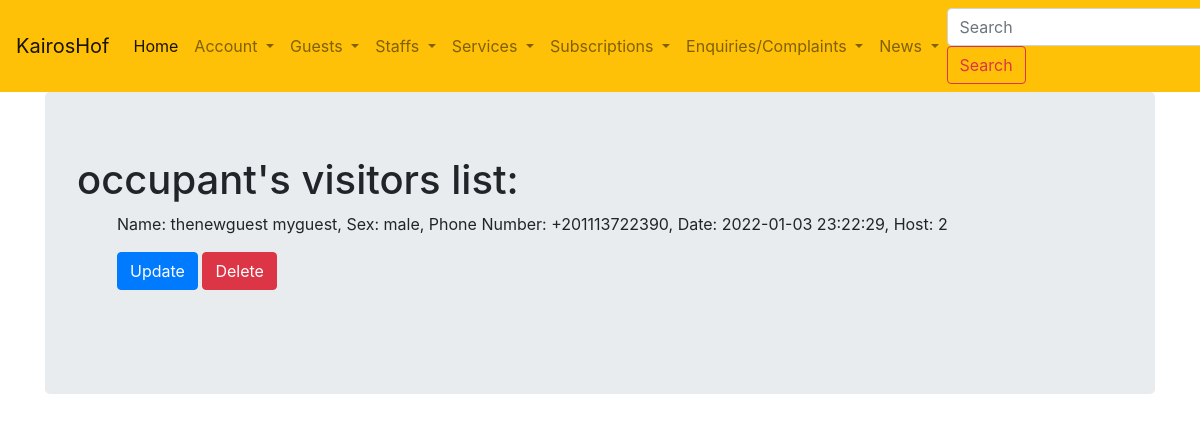
Page /guestlist (signed in) on the committed database.
### estate_management/usermodels.py (models this page shows, shortened)
class User(db.Model, UserMixin):
    __tablename__ = 'users'
    __table_args__ =  (db.UniqueConstraint('username'),db.UniqueConstraint('telephone'), db.PrimaryKeyConstraint('id'),)
    id = db.Column(db.Integer, primary_key=True)
    profile_image = db.Column(db.String(20), nullable=False, default='no_image.png')
    firstname = db.Column(db.String, nullable=False)
    lastname = db.Column(db.String, nullable=False)
    dateofbirth = db.Column(db.DateTime, nullable=False)
    username = db.Column(db.String, nullable=False, unique=True)
    password_hash = db.Column(db.String, nullable=False)
    streetname = db.Column(db.Text, nullable=False, default=None)
    housenumber = db.Column(db.String, nullable=False, default=None)
    flatnumber = db.Column(db.String, nullable=True, default=None)
    gender = db.Column(db.String, nullable=False)
    telephone = db.Column(db.Text, nullable=False, unique=True)
    registration_date = db.Column(db.DateTime(), nullable=False, default=datetime.now())
    estate = db.Column(db.Integer, db.ForeignKey('estates.id'))
    role = db.Column(db.Integer, db.ForeignKey('roles.id'))
    guests = db.relationship('Guest', backref='host', lazy='dynamic')
    staffs = db.relationship('Staff', backref='boss', lazy='dynamic')
    services = db.relationship('Service', backref='requester', lazy='dynamic')
    enquiries = db.relationship('Enquiry', backref='asker', lazy='dynamic')
    subscriptions = db.relationship('Subscription', backref='subscriber', lazy='dynamic')
    news = db.relationship('Publication', back_populates='users')
    """
    def validate_phone(self, data):
        '''Regular verification of mobile phone number'''
        phone = telephone.data
        if not re.search(r'^234\d{10}$', phone):
            raise ValidationError('Mobile phone number format is incorrect')
    """
    def format(self):
        return {
        'firstname': self.firstname,
        'lastname': self.lastname,
        'dateofbirth': self.dateofbirth,
        'username': self.username,
        'streetname': self.streetname,
        'housenumber': self.housenumber,
        'flatnumber': self.flatnumber,
        'gender': self.gender,
        'telephone': self.telephone,
        'role': self.role
        }

class Guest(db.Model):
    __tablename__ = 'guests'
    id = db.Column(db.Integer, primary_key=True)
    user_id = db.Column(db.Integer, db.ForeignKey('users.id'))
    visit_date = db.Column(db.DateTime, default=datetime.utcnow)
    firstname = db.Column(db.String, nullable=False)
    lastname = db.Column(db.String, nullable=False)
    gender = db.Column(db.String, nullable=False)
    telephone = db.Column(db.Text, nullable=False)
    guest_code = db.Column(db.String, nullable=False)
    approved = db.Column(db.Boolean,nullable=False, default=False)
    notification_sent = db.Column(db.Boolean,nullable=False, default=False)
    def __repr__(self):
        return f"Name: {self.firstname} {self.lastname}, Sex: {self.gender}, Phone Number: {self.telephone}, Date: {self.visit_date}, Host: {self.user_id}"

### estate_management/core/userviews.py (the view)
@core.route('/guestlist')
@login_required
def guestlist():
    user_id = request.args.get('id')
    guests = Guest.query.filter_by(user_id=current_user.id).all()
    return render_template('guestlist.html', guests=guests)

### estate_management/usermodels.py (called while the page is built)
@login_manager.user_loader
def load_user(user_id):
    return User.query.get(user_id)

### estate_management/templates/guestlist.html (shortened to what this page needs)
{% extends "layout.html" %}
{% block content %}
<div class="jumbotron">
  <h1>{{current_user.username}}'s visitors list:</h1>
  <ul>
    {% for guest in guests %}
      <p>{{guest}}</p>
      <div>
        <a class="btn btn-primary" href="{{ url_for('core.updateGuest', guest_id=guest.id) }}">Update</a>
        <button type="button" class="btn btn-danger" data-toggle="modal" data-target="#del_modal">Delete</button>
        <br>
        <br>
      </div>
    {% endfor %}
  </ul>
</div>
{% endblock content %}

### rows in the picture
User: username "occupant"
Guest: firstname+lastname+gender "Name: thenewguest myguest, Sex: male, Phone Number: +201113722390, Date: 2022-01-03 23:22:29, Host: 2"
